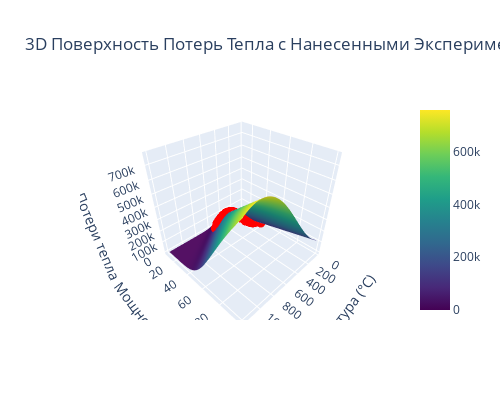

This figure's notebook cell:
### Code cell
def gauss_amplitude(power):
    return 7707.2376 * power + (-12924.44)

def gauss_center(power):
    return 7.0186 * power + 318.77

def gauss_width(power):
    return 4.4526 * power + 64.40

# Создаем массивы мощности и температуры
# Ограничиваем мощность от 10% (где a становится положительным) до 100%
power_min = 10
power_max = 100
power_values = np.linspace(power_min, power_max, 100)
temperature_values = np.linspace(25, 1200, 100)

# Создаем сетку значений мощности и температуры
Power, Temperature = np.meshgrid(power_values, temperature_values)

# Вычисляем коэффициенты a, b, c по сетке мощности
a = gauss_amplitude(Power)
b = gauss_center(Power)
c = gauss_width(Power)

# Проверяем и заменяем отрицательные значения a на 0 (так как отрицательная амплитуда не имеет физического смысла)
a = np.maximum(a, 0)

# Вычисляем потери тепла по функции Гаусса
gauss_heat_loses = gaussian(Temperature, a, b, c)

# Создаем 3D график поверхности потерь тепла
fig = go.Figure()

# Добавляем поверхность, построенную по аппроксимированным данным
fig.add_trace(go.Surface(
    z=gauss_heat_loses,
    x=Temperature,
    y=Power,
    colorscale='Viridis',
    name='Аппроксимация'
))

# Добавляем экспериментальные данные на график
# Удаляем данные с отрицательными потерями тепла для корректного отображения
df_positive = df[df['heat_loses'] >= 0]

scatter = go.Scatter3d(
    x=df_positive['temperature'],
    y=df_positive['power'],
    z=df_positive['heat_loses'],
    mode='markers',
    marker=dict(
        size=3,
        color='red',
        opacity=0.8
    ),
    name='Экспериментальные данные'
)

fig.add_trace(scatter)

# Настройка подписей и параметров графика
fig.update_layout(
    title='3D Поверхность Потерь Тепла с Нанесенными Экспериментальными Данными',
    scene=dict(
        xaxis_title='Температура (°C)',
        yaxis_title='Мощность (%)',
        zaxis_title='Потери тепла',
    ),
    legend=dict(
        x=0.7,
        y=0.9
    ),
    width=500,
    height=400
)

fig.show()

### Figure 1 — Plotly figure (JSON) as saved in the notebook; plotly's stock layout.template omitted (floating-point values rounded to 4 significant figures; data arrays with more than 128 entries replaced by an {"elided": "..."} marker saying what was removed)
{"data": [{"colorscale": [[0, "#440154"], [0.1111, "#482878"], [0.2222, "#3e4989"], [0.3333, "#31688e"], [0.4444, "#26828e"], [0.5556, "#1f9e89"], [0.6667, "#35b779"], [0.7778, "#6ece58"], [0.8889, "#b5de2b"], [1, "#fde725"]], "name": "Аппроксимация", "type": "surface", "x": {"elided": "100x100 float values"}, "y": {"elided": "100x100 float values"}, "z": {"elided": "100x100 float values"}}, {"marker": {"color": "red", "opacity": 0.8, "size": 3}, "mode": "markers", "name": "Экспериментальные данные", "type": "scatter3d", "x": {"elided": "3811 float values"}, "y": {"elided": "3811 int values"}, "z": {"elided": "3811 float values"}}], "layout": {"height": 400, "legend": {"x": 0.7, "y": 0.9}, "scene": {"xaxis": {"title": {"text": "Температура (°C)"}}, "yaxis": {"title": {"text": "Мощность (%)"}}, "zaxis": {"title": {"text": "Потери тепла"}}}, "title": {"text": "3D Поверхность Потерь Тепла с Нанесенными Экспериментальными Данными"}, "width": 500}}
